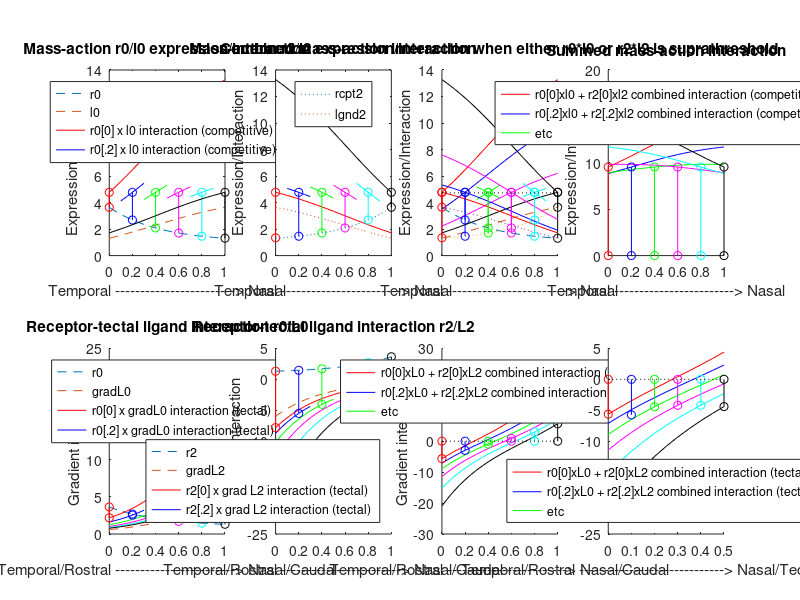
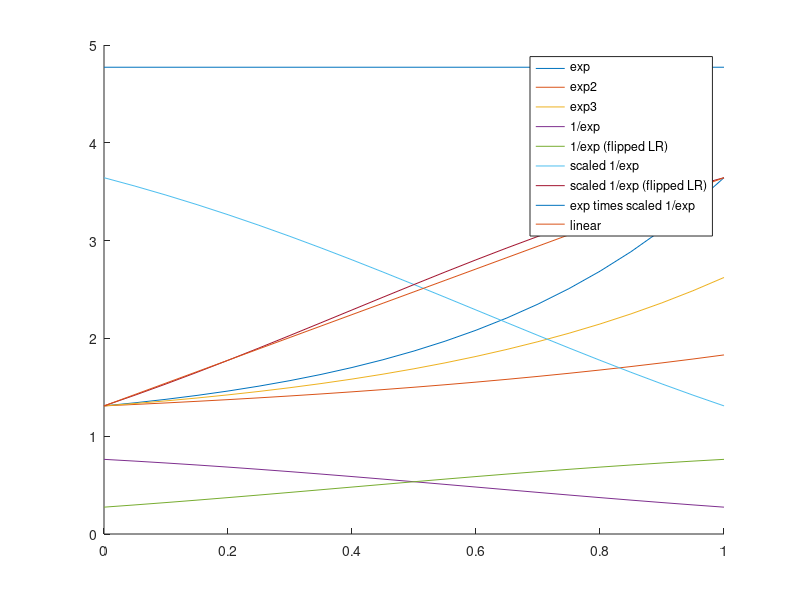
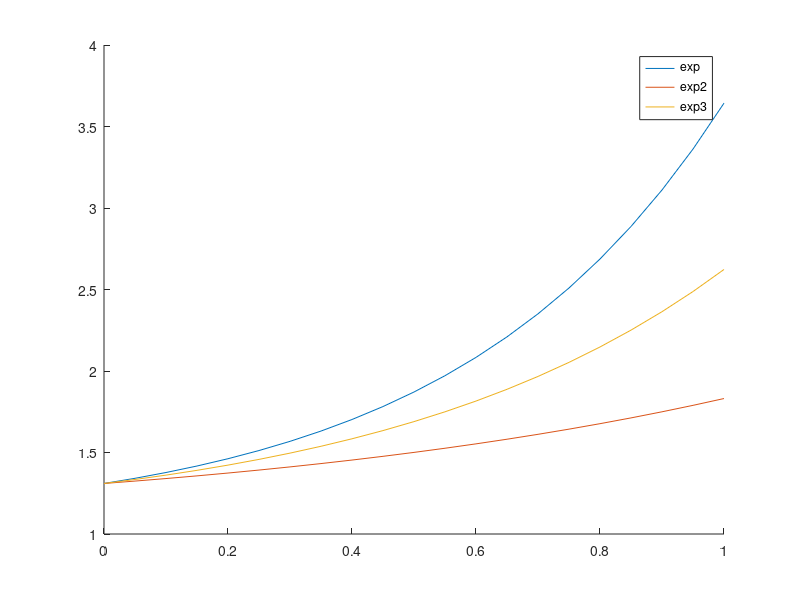

Here is the MATLAB script that generated these plots, in order:
% Equations used in my modelling. See tissue.h and
% guidingtissue::exponential_expression and similar

% Set up the one figure
h_f = figure(1); clf;
h_f_pos = get(h_f, 'Position');
w=2500;
h=1280;
set(h_f, 'Position', [20, 1500, w, h]);
clf;

## What ligand expression profile?
ligand_expression = 'invexp'; #  or exp or invexp

x = [0:0.05:1];

_exp = 0.26 .* exp (2.3.*x) + 1.05; % T exponential_expression (const T& x)
_exp2 = 0.26 .* exp (1.1.*x) + 1.05; % T exponential_expression2 (const T& x)
_exp3 = 0.26 .* exp (1.8.*x) + 1.05; % T exponential_expression3 (const T& x)
_rev_exp = 0.26 .* exp (2.3.*(1-x)) + 1.05;
_deriv_exp = 0.26 .* 2.3 .* exp (2.3.*x);
## Scaling for _exp to give inverse that starts and ends at the same point
A = 4.7727;
B =  0; ##-0.00014;
_inv_exp = A .* (1./_exp) + B;

rtimesl = _exp .* _inv_exp;

## May also use a linear function
_lin = 1.31 + 2.333 .* x;

if strcmp (ligand_expression, 'exp')
  threshold = 1.1
elseif strcmp (ligand_expression, 'lin')
  threshold = 4.73 ## 4.7 to 5.4 is a sensible range
else
  threshold = 4.73 ## 4.8 to 5.5 is a sensible range
end

## Debugging the curves
figure(7); clf;
hold on;
plot (x, _exp);
plot (x, _exp2);
plot (x, _exp3);
plot (x, 1./_exp);
plot (x, flip(1./_exp));
plot (x, _inv_exp);
plot (x, flip(_inv_exp));
plot (x, rtimesl);
plot (x, _lin);
legend('exp', 'exp2', 'exp3', '1/exp', '1/exp (flipped LR)','scaled 1/exp', 'scaled 1/exp (flipped LR)', 'exp times scaled 1/exp', 'linear')

figure(8); clf;
hold on;
plot (x, _exp);
plot (x, _exp2);
plot (x, _exp3);
legend('exp', 'exp2', 'exp3')

figure(1);

%% The J effect
_r0 = flip(_exp);
## Either this, making no strong assumptions about ligand expression:
if strcmp (ligand_expression, 'exp')
  _l0 = _exp;
elseif strcmp (ligand_expression, 'lin')
  _l0 = _lin;
else
  _l0 = flip(_inv_exp);
end

subplot(2,4,1);
plot (x, _r0, 'linestyle', '--'); % exp for receptors on retina
hold on;
plot (x, _l0, 'linestyle', '--'); % ligands
%%plot (x, _r0 .* _l0, 'color', colour.orchid2, 'linestyle', ':');
plot (x, _r0(1) .* _l0, 'r-');
plot (x(3:7), _r0(5) .* _l0(3:7), 'b');
plot (x(7:11), _r0(9) .* _l0(7:11), 'g');
plot (x(11:15), _r0(13) .* _l0(11:15), 'm');
plot (x(15:19), _r0(17) .* _l0(15:19), 'c');

plot ([x(1),x(1)], [_r0(1),_r0(1).*_l0(1)], 'ro-');
plot ([x(5),x(5)], [_r0(5),_r0(5).*_l0(5)], 'bo-');
plot ([x(9),x(9)], [_r0(9),_r0(9).*_l0(9)], 'go-');
plot ([x(13),x(13)], [_r0(13),_r0(13).*_l0(13)], 'mo-');
plot ([x(17),x(17)], [_r0(17),_r0(17).*_l0(17)], 'co-');

plot (x, _r0(21) .* _l0, 'k');
plot ([x(21),x(21)], [_r0(21),_r0(21).*_l0(21)], 'ko-');
lg1 = legend (['r0';'l0';'r0[0] x l0 interaction (competitive)';'r0[.2] x l0 interaction (competitive)'],'Location','North');
strlbl = ['Temporal ------------------------> Nasal'];
xlabel(strlbl)
ylabel('Expression/Interaction')
title('Mass-action r0/l0 expression/interaction')

_r2 = _exp; % opposing ligands
if strcmp (ligand_expression, 'exp')
  _l2 = flip(_exp); % opposing receptors
elseif strcmp (ligand_expression, 'lin')
  _l2 = flip(_lin);
else
  _l2 = _inv_exp;
end
subplot(2,4,2);
plot (x, _r2, 'linestyle', ':');
hold on;
plot (x, _l2, 'linestyle', ':'); % ligands
%%plot (x, _r2 .* _l2, 'color', colour.orchid2, 'linestyle', ':');
%%plot (x(1:3), _r2(1) .* _l2(1:3), 'r-');
plot (x, _r2(1) .* _l2, 'r');
plot ([x(1),x(1)], [_r2(2),_r2(1).*_l2(1)], 'ro-');
plot (x(3:7), _r2(5) .* _l2(3:7), 'b');
plot ([x(5),x(5)], [_r2(5),_r2(5).*_l2(5)], 'bo-');
plot (x(7:11), _r2(9) .* _l2(7:11), 'g');
plot ([x(9),x(9)], [_r2(9),_r2(9).*_l2(9)], 'go-');
plot (x(11:15), _r2(13) .* _l2(11:15), 'm');
plot ([x(13),x(13)], [_r2(13),_r2(13).*_l2(13)], 'mo-');
plot (x(15:19), _r2(17) .* _l2(15:19), 'c');
%%plot (x, _r2(17) .* _l2, 'k');
plot ([x(17),x(17)], [_r2(17),_r2(17).*_l2(17)], 'co-');

plot (x, _r2(21) .* _l2, 'k');
plot ([x(21),x(21)], [_r2(21),_r2(21).*_l2(21)], 'ko-');

lg2 = legend (['rcpt2';'lgnd2'],'Location','North');
strlbl = ['Temporal ------------------------> Nasal'];
##ylim([0,20])
xlabel(strlbl)
ylabel('Expression/Interaction')
title('Mass-action r2/l2 expression/interaction')

%% Now plot combined repulsion due to both receptor/ligand pairs

subplot(2,4,3);
hold on;
###
plot (x, _r0, 'linestyle', '--'); % exp for receptors on retina
hold on;
plot (x, _l0, 'linestyle', '--'); % ligands
plot (x, _r0(1) .* _l0, 'r-');
plot (x, _r0(5) .* _l0, 'b');
plot (x(7:11), _r0(9) .* _l0(7:11), 'g');
plot (x, _r0(13) .* _l0, 'm');
plot (x(15:19), _r0(17) .* _l0(15:19), 'c');

plot ([x(1),x(1)], [_r0(1),_r0(1).*_l0(1)], 'ro-');
plot ([x(5),x(5)], [_r0(5),_r0(5).*_l0(5)], 'bo-');
plot ([x(9),x(9)], [_r0(9),_r0(9).*_l0(9)], 'go-');
plot ([x(13),x(13)], [_r0(13),_r0(13).*_l0(13)], 'mo-');
plot ([x(17),x(17)], [_r0(17),_r0(17).*_l0(17)], 'co-');

plot (x, _r0(21) .* _l0, 'k');
plot ([x(21),x(21)], [_r0(21),_r0(21).*_l0(21)], 'ko-');
###
plot (x, _r2, 'linestyle', ':');
hold on;
plot (x, _l2, 'linestyle', ':'); % ligands
%%plot (x, _r2 .* _l2, 'color', colour.orchid2, 'linestyle', ':');
%%plot (x(1:3), _r2(1) .* _l2(1:3), 'r-');
plot (x, _r2(1) .* _l2, 'r');
plot ([x(1),x(1)], [_r2(2),_r2(1).*_l2(1)], 'ro-');
plot (x, _r2(5) .* _l2, 'b');
plot ([x(5),x(5)], [_r2(5),_r2(5).*_l2(5)], 'bo-');
plot (x(7:11), _r2(9) .* _l2(7:11), 'g');
plot ([x(9),x(9)], [_r2(9),_r2(9).*_l2(9)], 'go-');
plot (x, _r2(13) .* _l2, 'm');
plot ([x(13),x(13)], [_r2(13),_r2(13).*_l2(13)], 'mo-');
plot (x(15:19), _r2(17) .* _l2(15:19), 'c');
%%plot (x, _r2(17) .* _l2, 'k');
plot ([x(17),x(17)], [_r2(17),_r2(17).*_l2(17)], 'co-');

plot (x, _r2(21) .* _l2, 'k');
plot ([x(21),x(21)], [_r2(21),_r2(21).*_l2(21)], 'ko-');

plot ([0,1],[threshold,threshold],'k:')

###
strlbl = ['Temporal ------------------------> Nasal'];
xlabel(strlbl)
ylabel('Expression/Interaction')
title('Combined mass-action interaction when either r0*l0 or r2*l2 is suprathreshold')

subplot(2,4,4);
hold on;
plot (x, _r2(1) .* _l2 + _r0(1) .* _l0, 'r-');
plot (x, _r2(5) .* _l2 + _r0(5) .* _l0, 'b-');
plot (x, _r2(9) .* _l2 + _r0(9) .* _l0, 'g-');
plot (x, _r2(13) .* _l2 + _r0(13) .* _l0, 'm-');
plot (x, _r2(17) .* _l2 + _r0(17) .* _l0, 'c-');
plot (x, _r2(21) .* _l2 + _r0(21) .* _l0, 'k-');
plot ([x(1),x(1)], [0,_r2(1).*_l2(1)+_r0(1).*_l0(1)], 'ro-');
plot ([x(5),x(5)], [0,_r2(5).*_l2(5)+_r0(5).*_l0(5)], 'bo-');
plot ([x(9),x(9)], [0,_r2(9).*_l2(9)+_r0(9).*_l0(9)], 'go-');
plot ([x(13),x(13)], [0,_r2(13).*_l2(13)+_r0(13).*_l0(13)], 'mo-');
plot ([x(17),x(17)], [0,_r2(17).*_l2(17)+_r0(17).*_l0(17)], 'co-');
plot ([x(21),x(21)], [0,_r2(21).*_l2(21)+_r0(21).*_l0(21)], 'ko-');
lg3 = legend (['r0[0]xl0 + r2[0]xl2 combined interaction (competitive)';'r0[.2]xl0 + r2[.2]xl2 combined interaction (competitive)';'etc'],'Location','North');
strlbl = ['Temporal ------------------------> Nasal'];
##ylim([0,20])
xlabel(strlbl)
ylabel('Expression/Interaction')
title('Summed mass-action interaction')


## Now the retina->tectum interactions
subplot(2,4,5);
hold on;
_r0 = flip(_exp);
_L0 = _deriv_exp;
plot (x, _r0, 'linestyle', '--'); % exp for receptors on retina
plot (x, _L0, 'linestyle', '--'); % ligands
%%plot (x, _r0 .* _L0, 'color', colour.orchid2, 'linestyle', ':');
plot (x, _r0(1) .* _L0, 'r-');
plot (x(1:7), _r0(5) .* _L0(1:7), 'b');
plot (x(1:11), _r0(9) .* _L0(1:11), 'g');
plot (x(1:15), _r0(13) .* _L0(1:15), 'm');
plot (x(1:19), _r0(17) .* _L0(1:19), 'c');

plot ([x(1),x(1)], [_r0(1),_r0(1).*_L0(1)], 'ro-');
plot ([x(5),x(5)], [_r0(5),_r0(5).*_L0(5)], 'bo-');
plot ([x(9),x(9)], [_r0(9),_r0(9).*_L0(9)], 'go-');
plot ([x(13),x(13)], [_r0(13),_r0(13).*_L0(13)], 'mo-');
plot ([x(17),x(17)], [_r0(17),_r0(17).*_L0(17)], 'co-');

plot (x, _r0(21) .* _L0, 'k');
plot ([x(21),x(21)], [_r0(21),_r0(21).*_L0(21)], 'ko-');
lg4 = legend (['r0';'gradL0';'r0[0] x gradL0 interaction (tectal)';'r0[.2] x gradL0 interaction (tectal)'],'Location','North');
strlbl = ['Temporal/Rostral ------------------------> Nasal/Caudal'];
xlabel(strlbl)
ylabel('Gradient interaction')
title ('Receptor-tectal ligand interaction r0/L0')

subplot(2,4,6);
hold on;
_r2 = _exp;
_L2 = -flip(_deriv_exp);
plot (x, _r2, 'linestyle', '--'); % exp for receptors on retina
plot (x, _L2, 'linestyle', '--'); % ligands

plot (x, _r2(1) .* _L2, 'r-');
plot (x(1:7), _r2(5) .* _L2(1:7), 'b');
plot (x(1:11), _r2(9) .* _L2(1:11), 'g');
plot (x(1:15), _r2(13) .* _L2(1:15), 'm');
plot (x(1:19), _r2(17) .* _L2(1:19), 'c');

plot ([x(1),x(1)], [_r2(1),_r2(1).*_L2(1)], 'ro-');
plot ([x(5),x(5)], [_r2(5),_r2(5).*_L2(5)], 'bo-');
plot ([x(9),x(9)], [_r2(9),_r2(9).*_L2(9)], 'go-');
plot ([x(13),x(13)], [_r2(13),_r2(13).*_L2(13)], 'mo-');
plot ([x(17),x(17)], [_r2(17),_r2(17).*_L2(17)], 'co-');

plot (x, _r2(21) .* _L2, 'k');
plot ([x(21),x(21)], [_r2(21),_r2(21).*_L2(21)], 'ko-');
lg5 = legend (['r2';'gradL2';'r2[0] x grad L2 interaction (tectal)';'r2[.2] x grad L2 interaction (tectal)'],'Location','Southeast');
strlbl = ['Temporal/Rostral ------------------------> Nasal/Caudal'];
xlabel(strlbl)
ylabel('Gradient interaction')
title ('Receptor-tectal ligand interaction r2/L2')


subplot(2,4,7);
hold on;
plot (x, _r2(1) .* _L2 + _r0(1) .* _L0, 'r-');
plot (x, _r2(5) .* _L2 + _r0(5) .* _L0, 'b-');
plot (x, _r2(9) .* _L2 + _r0(9) .* _L0, 'g-');
plot (x, _r2(13) .* _L2 + _r0(13) .* _L0, 'm-');
plot (x, _r2(17) .* _L2 + _r0(17) .* _L0, 'c-');
plot (x, _r2(21) .* _L2 + _r0(21) .* _L0, 'k-');
plot ([x(1),x(1)], [0,_r2(1).*_L2(1)+_r0(1).*_L0(1)], 'ro-');
plot ([x(5),x(5)], [0,_r2(5).*_L2(5)+_r0(5).*_L0(5)], 'bo-');
plot ([x(9),x(9)], [0,_r2(9).*_L2(9)+_r0(9).*_L0(9)], 'go-');
plot ([x(13),x(13)], [0,_r2(13).*_L2(13)+_r0(13).*_L0(13)], 'mo-');
plot ([x(17),x(17)], [0,_r2(17).*_L2(17)+_r0(17).*_L0(17)], 'co-');
plot ([x(21),x(21)], [0,_r2(21).*_L2(21)+_r0(21).*_L0(21)], 'ko-');
plot ([0,1],[0,0],'k:')
lg6 = legend (['r0[0]xL0 + r2[0]xL2 combined interaction (tectal)';'r0[.2]xL0 + r2[.2]xL2 combined interaction (tectal)';'etc'],'Location','North');
strlbl = ['Temporal/Rostral ------------------------> Nasal/Caudal'];
xlabel(strlbl)
ylabel('Gradient interaction')


subplot(2,4,8);
hold on;
xx = [0:0.05:0.5];
_L2trunc = _L2(1:11);
_L0trunc = _L0(1:11);

plot (xx, _r2(1) .* _L2trunc + _r0(1) .* _L0trunc, 'r-');
plot (xx, _r2(5) .* _L2trunc + _r0(5) .* _L0trunc, 'b-');
plot (xx, _r2(9) .* _L2trunc + _r0(9) .* _L0trunc, 'g-');
plot (xx, _r2(13) .* _L2trunc + _r0(13) .* _L0trunc, 'm-');
plot (xx, _r2(17) .* _L2trunc + _r0(17) .* _L0trunc, 'c-');
plot (xx, _r2(21) .* _L2trunc + _r0(21) .* _L0trunc, 'k-');
plot ([xx(1),xx(1)], [0,_r2(1).*_L2(1)+_r0(1).*_L0(1)], 'ro-');
plot ([xx(3),xx(3)], [0,_r2(5).*_L2(2)+_r0(5).*_L0(3)], 'bo-');
plot ([xx(5),xx(5)], [0,_r2(9).*_L2(5)+_r0(9).*_L0(5)], 'go-');
plot ([xx(7),xx(7)], [0,_r2(13).*_L2(7)+_r0(13).*_L0(7)], 'mo-');
plot ([xx(9),xx(9)], [0,_r2(17).*_L2(9)+_r0(17).*_L0(9)], 'co-');
plot ([xx(11),xx(11)], [0,_r2(21).*_L2(11)+_r0(21).*_L0(11)], 'ko-');
plot ([0,0.5],[0,0],'k:')
lg7 = legend (['r0[0]xL0 + r2[0]xL2 combined interaction (tectal)';'r0[.2]xL0 + r2[.2]xL2 combined interaction (tectal)';'etc'],'Location','South');
strlbl = ['Temporal/Rostral -----------------------------> Nasal/Tectal Midline'];
xlabel(strlbl)





#figure(100)
#clf;
#plot (x, _exp)
#hold on
#plot (x, _deriv_exp, ':')
